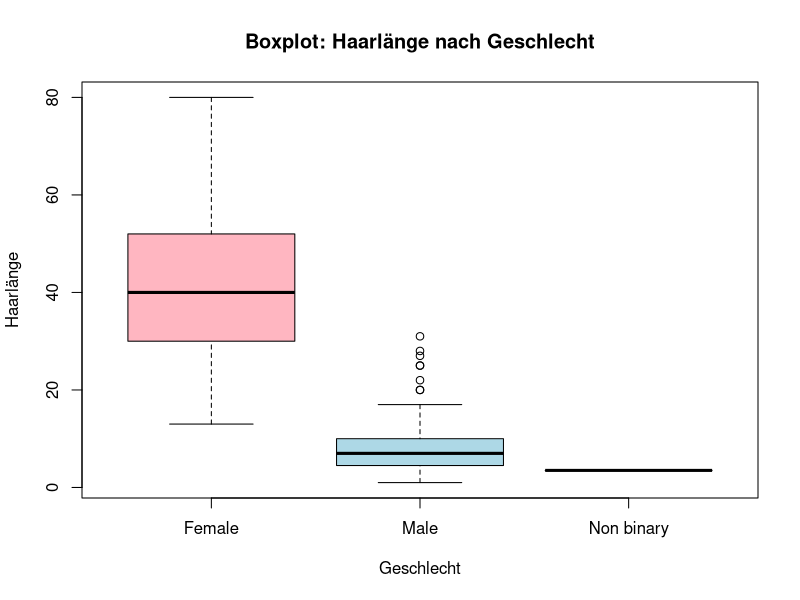
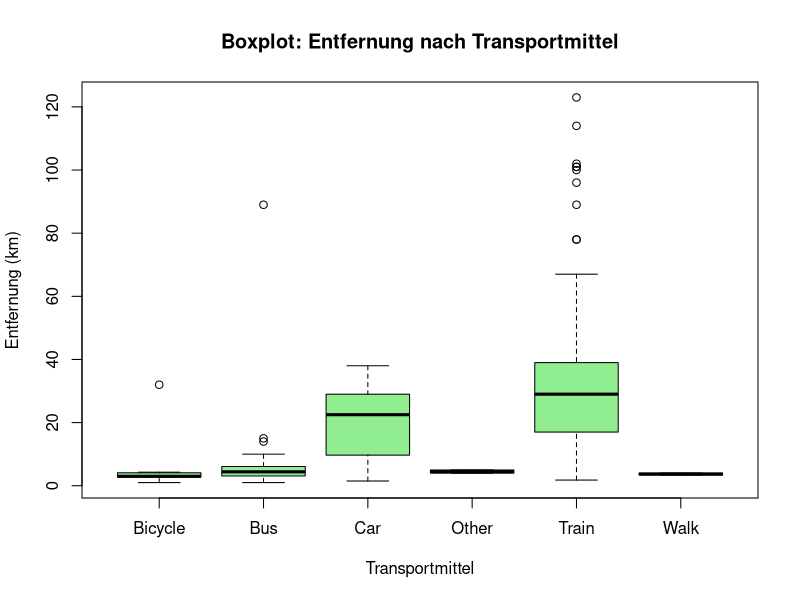
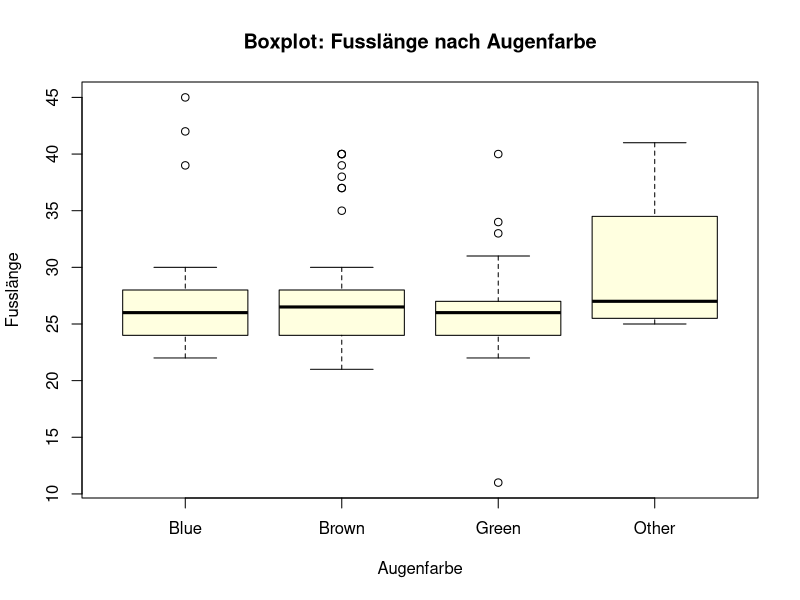
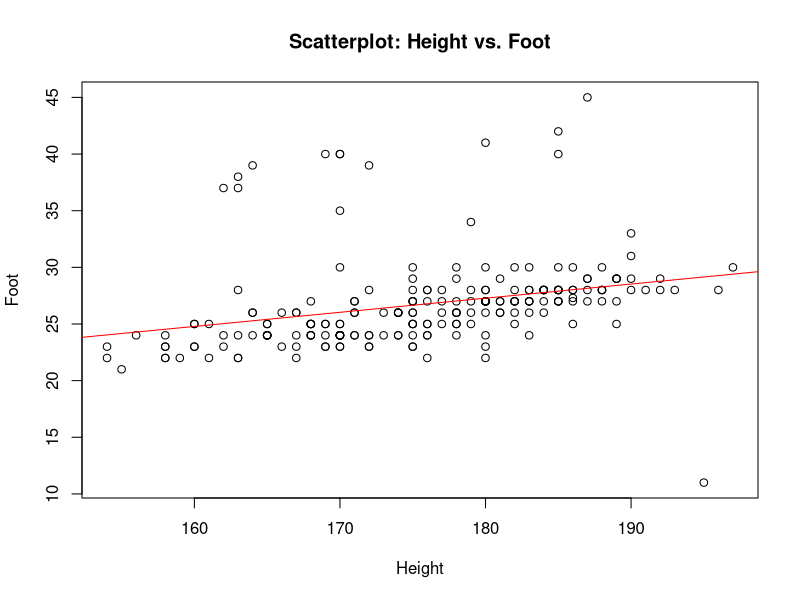
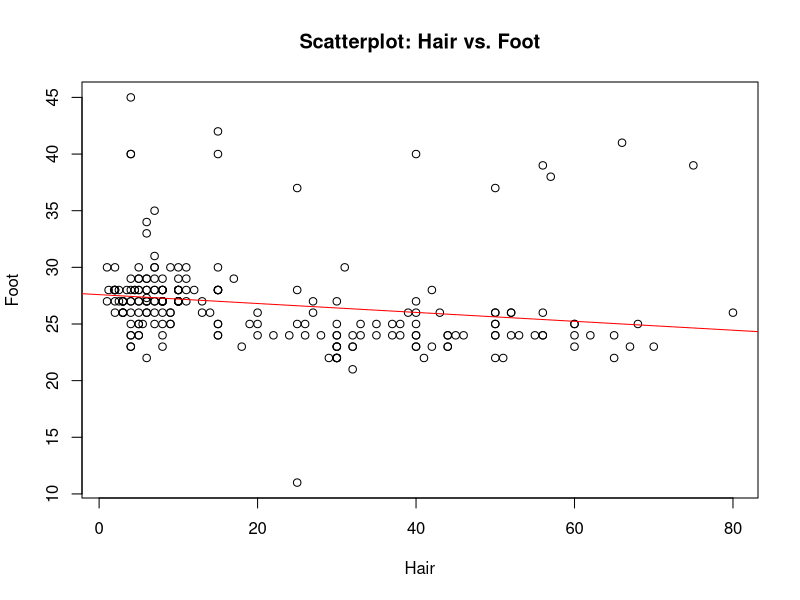
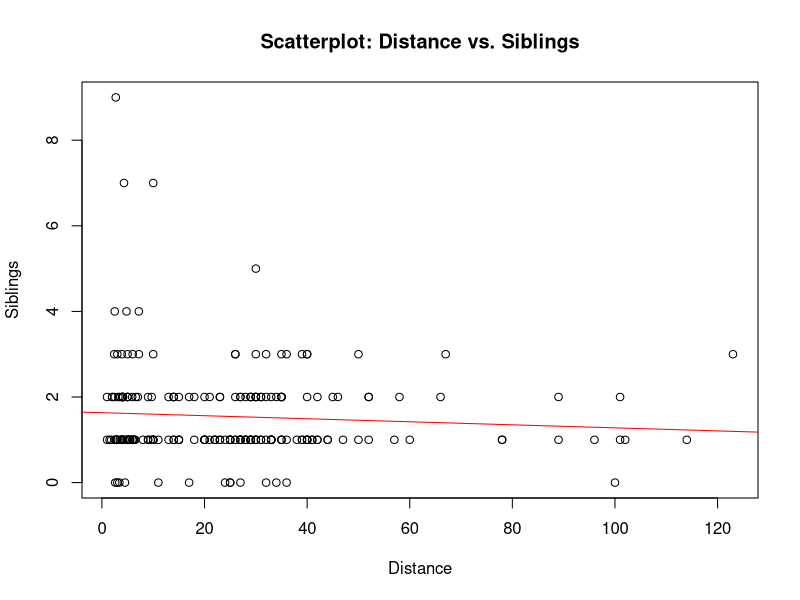
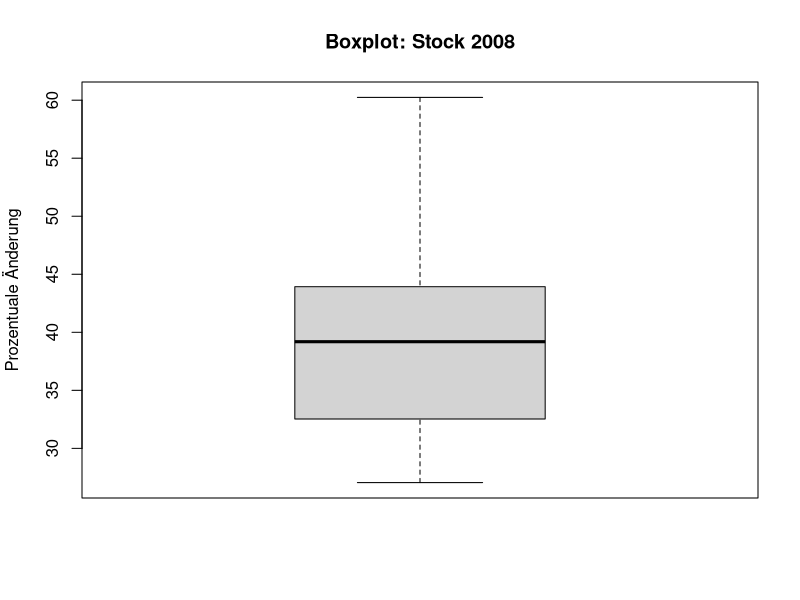

Generate these figures, in order, with R: (Note: this script raises an error after producing the figures.)
## ---- chunk 1
   library(readxl)
   data <- read_excel("../data/WDDA_03.xlsx", sheet = "BFH")
## ---- chunk 2
# Beispiel: Annahme, dass 'data' Ihren Datensatz enthält
male_height <- data$height[data$gender == "Male"]
female_height <- data$height[data$gender == "Female"]

mean_male <- mean(male_height, na.rm = TRUE)
mean_female <- mean(female_height, na.rm = TRUE)

cat("Mittlere Körpergrösse Männer:", mean_male, "cm\n")
cat("Mittlere Körpergrösse Frauen:", mean_female, "cm\n")
## ---- chunk 3
count_female_above_male_mean <- sum(female_height > mean_male, na.rm = TRUE)
count_male_below_female_mean <- sum(male_height < mean_female, na.rm = TRUE)

cat("Anzahl Frauen grösser als mittlere Männergrösse:", count_female_above_male_mean, "\n")
cat("Anzahl Männer kleiner als mittlere Frauengrösse:", count_male_below_female_mean, "\n")
## ---- chunk 4
mean_jar <- mean(data$jar, na.rm = TRUE)
cat("Mittelwert von jar:", mean_jar, "\n")
## ---- chunk 5
diff_to_actual <- abs(data$jar - 405)
best_index <- which.min(diff_to_actual)
best_birthdate <- data$dob[best_index]  # Annahme: Geburtsdatum in 'dob'
cat("Geburtsdatum des besten Schätzers:", best_birthdate, "\n")
## ---- chunk 6
closer_than_mean <- sum(abs(data$jar - 405) < abs(data$jar - mean_jar), na.rm = TRUE)
cat("Anzahl Individuen, die näher an 405 liegen als am Mittelwert:", closer_than_mean, "\n")
## ---- chunk 7
# Für jar:
mean_jar <- mean(data$jar, na.rm = TRUE)
median_jar <- median(data$jar, na.rm = TRUE)
cat("jar - Mittelwert:", mean_jar, "Median:", median_jar, "\n")

# Für siblings:
mean_siblings <- mean(data$siblings, na.rm = TRUE)
median_siblings <- median(data$siblings, na.rm = TRUE)
cat("siblings - Mittelwert:", mean_siblings, "Median:", median_siblings, "\n")

# Für distance:
mean_distance <- mean(data$distance, na.rm = TRUE)
median_distance <- median(data$distance, na.rm = TRUE)
cat("distance - Mittelwert:", mean_distance, "Median:", median_distance, "\n")
## ---- chunk 8
mean_gift <- weighted.mean(data$present, data$siblings) 
cat("Durchschnittliche Ausgabe für ein Geschwister-Geschenk:", mean_gift, "CHF\n")
## ---- chunk 9
range_height <- diff(range(data$height, na.rm = TRUE))
range_maths <- diff(range(data$maths, na.rm = TRUE))
range_cash <- diff(range(data$cash, na.rm = TRUE))

cat("Spannweite height:", range_height, "cm\n")
cat("Spannweite maths:", range_maths, "\n")
cat("Spannweite cash:", range_cash, "CHF\n")
## ---- chunk 10
iqr_height <- IQR(data$height, na.rm = TRUE)
iqr_maths <- IQR(data$maths, na.rm = TRUE)
iqr_cash <- IQR(data$cash, na.rm = TRUE)

cat("IQR height:", iqr_height, "cm\n")
cat("IQR maths:", iqr_maths, "\n")
cat("IQR cash:", iqr_cash, "CHF\n")
## ---- chunk 11
boxplot(data$hair ~ data$gender,
        main = "Boxplot: Haarlänge nach Geschlecht",
        xlab = "Geschlecht", ylab = "Haarlänge",
        col = c( "lightpink","lightblue"))
## ---- chunk 12
# Beispiel (b): distance nach transport
# Sicherere Implementierung mit Fehlerbehandlung
transport_data <- data.frame(
  distance = data$distance,
  transport = data$transport
)
transport_data <- transport_data[complete.cases(transport_data), ]

if(nrow(transport_data) > 0 && length(unique(transport_data$transport)) > 0) {
  boxplot(distance ~ transport, data = transport_data,
          main = "Boxplot: Entfernung nach Transportmittel",
          xlab = "Transportmittel", ylab = "Entfernung (km)",
          col = "lightgreen")
} else {
  cat("Nicht genügend gültige Daten für den Transport-Boxplot\n")
}

# Beispiel (c): foot nach eye
# Sicherere Implementierung mit Fehlerbehandlung
eye_foot_data <- data.frame(
  foot = data$foot,
  eye = data$eye
)
eye_foot_data <- eye_foot_data[complete.cases(eye_foot_data), ]

if(nrow(eye_foot_data) > 0 && length(unique(eye_foot_data$eye)) > 0) {
  boxplot(foot ~ eye, data = eye_foot_data,
          main = "Boxplot: Fusslänge nach Augenfarbe",
          xlab = "Augenfarbe", ylab = "Fusslänge",
          col = "lightyellow")
} else {
  cat("Nicht genügend gültige Daten für den Augenfarbe-Boxplot\n")
}
## ---- chunk 13
sd_height <- sd(data$height, na.rm = TRUE)
sd_maths <- sd(data$maths, na.rm = TRUE)
sd_cash <- sd(data$cash, na.rm = TRUE)

cat("Standardabweichung height:", sd_height, "cm\n")
cat("Standardabweichung maths:", sd_maths, "\n")
cat("Standardabweichung cash:", sd_cash, "CHF\n")
## ---- chunk 14
mean_h <- mean(data$height, na.rm = TRUE)
sd_h <- sd(data$height, na.rm = TRUE)
lower1 <- mean_h - sd_h; upper1 <- mean_h + sd_h
proportion1 <- mean(data$height >= lower1 & data$height <= upper1, na.rm = TRUE)
cat("Anteil innerhalb 1 SD für height:", proportion1, "\n")
## ---- chunk 15
data <- read_excel("../data/WDDA_03.xlsx", sheet = "IHG")
## ---- chunk 16
mean_ratings <- mean(data$`Customer ratings`, na.rm = TRUE)
median_ratings <- median(data$`Customer ratings`, na.rm = TRUE)
quantiles <- quantile(data$`Customer ratings`, probs = c(0.25, 0.75, 0.85), na.rm = TRUE)
iqr_ratings <- IQR(data$`Customer ratings`, na.rm = TRUE)

cat("Mittelwert IHG:", mean_ratings, "\n")
cat("Median IHG:", median_ratings, "\n")
cat("Q1:", quantiles[1], " Q3:", quantiles[2], " IQR:", iqr_ratings, "\n")
cat("85. Perzentil:", quantiles[3], "\n")
## ---- chunk 17
winter <- c(18, 20, 15, 16, 21, 20, 12, 16, 19, 20)
sommer <- c(28, 18, 24, 32, 18, 29, 23, 38, 28, 18)
## ---- chunk 18
range_winter <- diff(range(winter))
iqr_winter <- IQR(winter)
range_sommer <- diff(range(sommer))
iqr_sommer <- IQR(sommer)

cat("Winter - Spannweite:", range_winter, ", IQR:", iqr_winter, "\n")
cat("Sommer - Spannweite:", range_sommer, ", IQR:", iqr_sommer, "\n")
## ---- chunk 19
var_winter <- var(winter)
sd_winter <- sd(winter)
vc_winter <- sd_winter / mean(winter) * 100  # in Prozent

var_sommer <- var(sommer)
sd_sommer <- sd(sommer)
vc_sommer <- sd_sommer / mean(sommer) * 100

cat("Winter - Varianz:", var_winter, ", SD:", sd_winter, ", VK:", vc_winter, "%\n")
cat("Sommer - Varianz:", var_sommer, ", SD:", sd_sommer, ", VK:", vc_sommer, "%\n")
## ---- chunk 20
# Daten laden
 data <- read_excel("../data/WDDA_03.xlsx", sheet = "BFH")


z_height <- scale(data$height)
z_foot   <- scale(data$foot)
z_house  <- scale(data$house)

cat("Mittelwert z-height:", mean(z_height, na.rm = TRUE), "\n")
cat("SD z-height:", sd(z_height, na.rm = TRUE), "\n")
# Analog für foot und house
## ---- chunk 21
library(e1071)

skew_height <- skewness(data$height, na.rm = TRUE)
skew_distance <- skewness(data$distance, na.rm = TRUE)
skew_cash <- skewness(data$cash, na.rm = TRUE)
skew_hair_m <- skewness(data$hair[data$gender == "Male"], na.rm = TRUE)
skew_hair_f <- skewness(data$hair[data$gender == "Female"], na.rm = TRUE)

cat("Schiefe height:", skew_height, "\n")
cat("Schiefe distance:", skew_distance, "\n")
cat("Schiefe cash:", skew_cash, "\n")
cat("Schiefe hair (Männer):", skew_hair_m, "\n")
cat("Schiefe hair (Frauen):", skew_hair_f, "\n")
## ---- chunk 22
plot(data$height, data$foot,
     main = "Scatterplot: Height vs. Foot",
     xlab = "Height", ylab = "Foot")
lm_model_a <- lm(foot ~ height, data = data)
abline(lm_model_a, col = "red")
correlation_a <- cor(data$height, data$foot, use = "complete.obs")
cat("Korrelation (height, foot):", correlation_a, "\n")
## ---- chunk 23
# (b) hair vs. foot
plot(data$hair, data$foot,
     main = "Scatterplot: Hair vs. Foot",
     xlab = "Hair", ylab = "Foot")
lm_model_b <- lm(foot ~ hair, data = data)
abline(lm_model_b, col = "red")
correlation_b <- cor(data$hair, data$foot, use = "complete.obs")
cat("Korrelation (hair, foot):", correlation_b, "\n")

# (c) distance vs. siblings
plot(data$distance, data$siblings,
     main = "Scatterplot: Distance vs. Siblings",
     xlab = "Distance", ylab = "Siblings")
lm_model_c <- lm(siblings ~ distance, data = data)
abline(lm_model_c, col = "red")
correlation_c <- cor(data$distance, data$siblings, use = "complete.obs")
cat("Korrelation (distance, siblings):", correlation_c, "\n")
## ---- chunk 24
corr_total <- cor(data$height, data$hair, use = "complete.obs")
cat("Korrelation (gesamt):", corr_total, "\n")
## ---- chunk 25
corr_female <- cor(data$height[data$gender == "Female"],
                  data$hair[data$gender == "Female"], use = "complete.obs")
cat("Korrelation (Frauen):", corr_female, "\n")
## ---- chunk 26
corr_male <- cor(data$height[data$gender == "Male"],
                data$hair[data$gender == "Male"], use = "complete.obs")
cat("Korrelation (Männer):", corr_male, "\n")
## ---- chunk 27
# Daten aus WDDA_03 laden
data <- read_excel("../data/WDDA_03.xlsx", sheet = "Stock_2008")

mean_stock <- mean(data$Fall, na.rm = TRUE)
median_stock <- median(data$Fall, na.rm = TRUE)
quantiles_stock <- quantile(data$Fall, probs = c(0.25, 0.75), na.rm = TRUE)

cat("Mittelwert Stock 2008:", mean_stock, "\n")
cat("Median Stock 2008:", median_stock, "\n")
cat("Q1:", quantiles_stock[1], "Q3:", quantiles_stock[2], "\n")
## ---- chunk 28
boxplot(data$Fall,
        main = "Boxplot: Stock 2008",
        ylab = "Prozentuale Änderung")
## ---- chunk 29
# Belgiens Wert identifizieren
belgium_value <- data$Fall[data$Country == "Belgium"]
cat("Belgiens Wert:", belgium_value, "\n")

# Perzentil berechnen
belgium_percentile <- mean(data$Fall < belgium_value, na.rm = TRUE) * 100
cat("Perzentil für Belgien:", round(belgium_percentile), "\n")
## ---- chunk 30
# Angenommen, die Spalten heissen 'DAX' und 'CAC40'
corr_index <- cor(data$DAX, data$CAC40, use = "complete.obs")
cat("Korrelationskoeffizient (DAX, CAC40):", corr_index, "\n")
